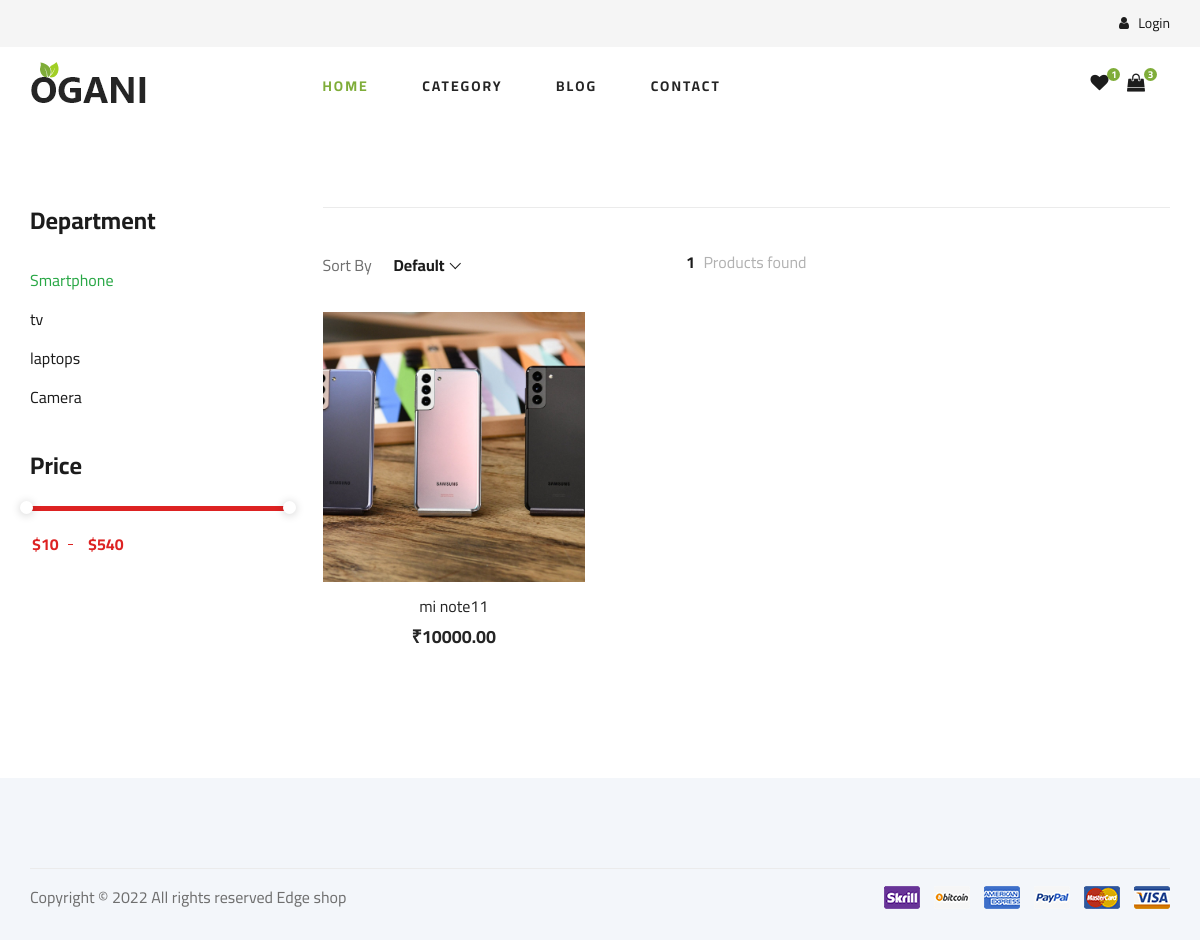
/product-listing/3, run on the app's committed database.
### product/models.py (models this page shows, shortened)
class ProductCategory(models.Model):
    name = models.CharField(max_length=150)
    status = models.BooleanField(default=True)

class Product (models.Model):
    ProductCategory = ForeignKey(ProductCategory, on_delete=models.CASCADE, related_name="ProductCategory")
    name = models.CharField(max_length=250)
    description = models.TextField()
    price = models.DecimalField(max_digits=8, decimal_places=2)
    stock = models.IntegerField(default=1)
    cover_image = models.ImageField()
    status = models.BooleanField(default=True)

### frontend/views.py (the view)
# urls.py: path('product-listing/<int:ProductCategory_id>',views.ProductListing.as_view(),name="ProductListing"),
class ProductListing(View):
    template_name = 'product-listing.html'
    def get(self,request,ProductCategory_id):
        navigationProductCategories = ProductCategory.objects.filter(status=True,)
        products = Product.objects.filter(status=True,ProductCategory_id=ProductCategory_id)
        context ={
            'navigationProductCategories' : navigationProductCategories,
            'products' : products,
            'ProductCategory_id' : ProductCategory_id
        }
        return render(request, self.template_name, context)

### templates/product-listing.html (shortened to what this page needs)
{% extends 'base.html'%}
{% block content %}
<section class="product spad">
    <div class="container">
        <div class="row">
            <div class="col-lg-3 col-md-5">
                <div class="sidebar">
                    <div class="sidebar__item">
                        <h4>Department</h4>
                        <ul>
                            {% for navigationProductCategory in navigationProductCategories %}
                            <li><a
                                {% if navigationProductCategory.id == ProductCategory_id %}
                                    class="text-success"
                                {% endif %}
                                href="{% url 'ProductListing' ProductCategory_id=navigationProductCategory.id %}">{{navigationProductCategory.name}}</a></li>
                            {% endfor %}
                        </ul>
                    </div>
                    <div class="sidebar__item">
                        <h4>Price</h4>
                        <div class="price-range-wrap">
                            <div class="price-range ui-slider ui-corner-all ui-slider-horizontal ui-widget ui-widget-content"
                                data-min="10" data-max="540">
                                <span tabindex="0" class="ui-slider-handle ui-corner-all ui-state-default"
                                    style="left: 0%;"></span>
                                <span tabindex="0" class="ui-slider-handle ui-corner-all ui-state-default"
                                    style="left: 100%;"></span>
                            </div>
                            <div class="range-slider">
                                <div class="price-input">
                                    <input type="text" id="minamount">
                                    <input type="text" id="maxamount">
                                </div>
                            </div>
                        </div>
                    </div>
                </div>
            </div>
            <div class="col-lg-9 col-md-7">
                <div class="filter__item">
                    <div class="row">
                        <div class="col-lg-4 col-md-5">
                            <div class="filter__sort">
                                <span>Sort By</span>
                                <div class="nice-select" tabindex="0"><span class="current">Default</span>
                                </div>
                            </div>
                        </div>
                        <div class="col-lg-4 col-md-4">
                            <div class="filter__found">
                                <h6><span>{{products.count}}</span> Products found</h6>
                            </div>
                        </div>
                        <div class="col-lg-4 col-md-3">
                        </div>
                    </div>
                </div>
                <div class="row">
                    {% for product in products %}
                        <div class="col-lg-4 col-md-6 col-sm-6">
                            <div class="product__item">
                                <div class="product__item__pic set-bg" data-setbg="{{product.cover_image.url}}">
                                </div>
                                <div class="product__item__text">
                                    <h6><a href="{% url 'ProductDetails' Product_id=product.id %}">{{product.name}}</a></h6>
                                    <h5>₹{{product.price}}</h5>
                                </div>
                            </div>
                        </div>
                    {% endfor %}
                </div>
        </div>
    </div>
</section>
{% endblock content %}

### static/css/style.css (style rules this page uses)
html, body { height: 100%; font-family: "Cairo", sans-serif; -webkit-font-smoothing: antialiased; font-smoothing: antialiased; }
h1, h2, h3, h4, h5, h6 { margin: 0; color: #111111; font-weight: 400; font-family: "Cairo", sans-serif; }
h4 { font-size: 24px; }
h5 { font-size: 18px; }
h6 { font-size: 16px; }
ul, ol { padding: 0; margin: 0; }
.set-bg { background-repeat: no-repeat; background-size: cover; background-position: top center; }
.spad { padding-top: 100px; padding-bottom: 100px; }
.sidebar__item { margin-bottom: 35px; }
.sidebar__item h4 { color: #1c1c1c; font-weight: 700; margin-bottom: 25px; }
.sidebar__item ul li { list-style: none; }
.sidebar__item ul li a { font-size: 16px; color: #1c1c1c; line-height: 39px; display: block; }
.price-range-wrap .range-slider { margin-top: 20px; }
.price-range-wrap .range-slider .price-input { position: relative; }
.price-range-wrap .range-slider .price-input:after { position: absolute; left: 38px; top: 13px; height: 1px; width: 5px; background: #dd2222; content: ""; }
.price-range-wrap .range-slider .price-input input { font-size: 16px; color: #dd2222; font-weight: 700; max-width: 20%; border: none; display: inline-block; }
.price-range-wrap .price-range { border-radius: 0; }
.price-range-wrap .price-range.ui-widget-content { border: none; background: #ebebeb; height: 5px; }
.price-range-wrap .price-range.ui-widget-content .ui-slider-handle { height: 13px; width: 13px; border-radius: 50%; background: #ffffff; border: none; -webkit-box-shadow: 0px 1px 10px rgba(0, 0, 0, 0.2); box-shadow: 0px 1px 10px rgba(0, 0, 0, 0.2); outline: none; cursor: pointer; }
.product { padding-top: 80px; padding-bottom: 80px; }
.filter__item { padding-top: 45px; border-top: 1px solid #ebebeb; padding-bottom: 20px; }
.filter__sort { margin-bottom: 15px; }
.filter__sort span { font-size: 16px; color: #6f6f6f; display: inline-block; }
.filter__sort .nice-select { background-color: #fff; border-radius: 0; border: none; display: inline-block; float: none; height: 0; line-height: 0; padding-left: 18px; padding-right: 30px; font-size: 16px; color: #1c1c1c; font-weight: 700; cursor: pointer; }
.filter__sort .nice-select span { color: #1c1c1c; }
.filter__sort .nice-select:after { border-bottom: 1.5px solid #1c1c1c; border-right: 1.5px solid #1c1c1c; height: 8px; margin-top: 0; right: 16px; width: 8px; top: -5px; }
.filter__found { text-align: center; margin-bottom: 15px; }
.filter__found h6 { font-size: 16px; color: #b2b2b2; }
.filter__found h6 span { color: #1c1c1c; font-weight: 700; margin-right: 5px; }
.product__item { margin-bottom: 50px; }
.product__item__pic { height: 270px; position: relative; overflow: hidden; }
.product__item__text { text-align: center; padding-top: 15px; }
.product__item__text h6 { margin-bottom: 10px; }
.product__item__text h6 a { color: #252525; }
.product__item__text h5 { color: #252525; font-weight: 700; }
@media only screen and (min-width: 1200px) { .container { max-width: 1170px; } }

### data on the page
ProductCategory: name "Smartphone"
ProductCategory: name "tv"
ProductCategory: name "laptops"
ProductCategory: name "Camera"
Product: name "mi note11", price "10000.00"

### other printed values
{{ products.count }} "1"
